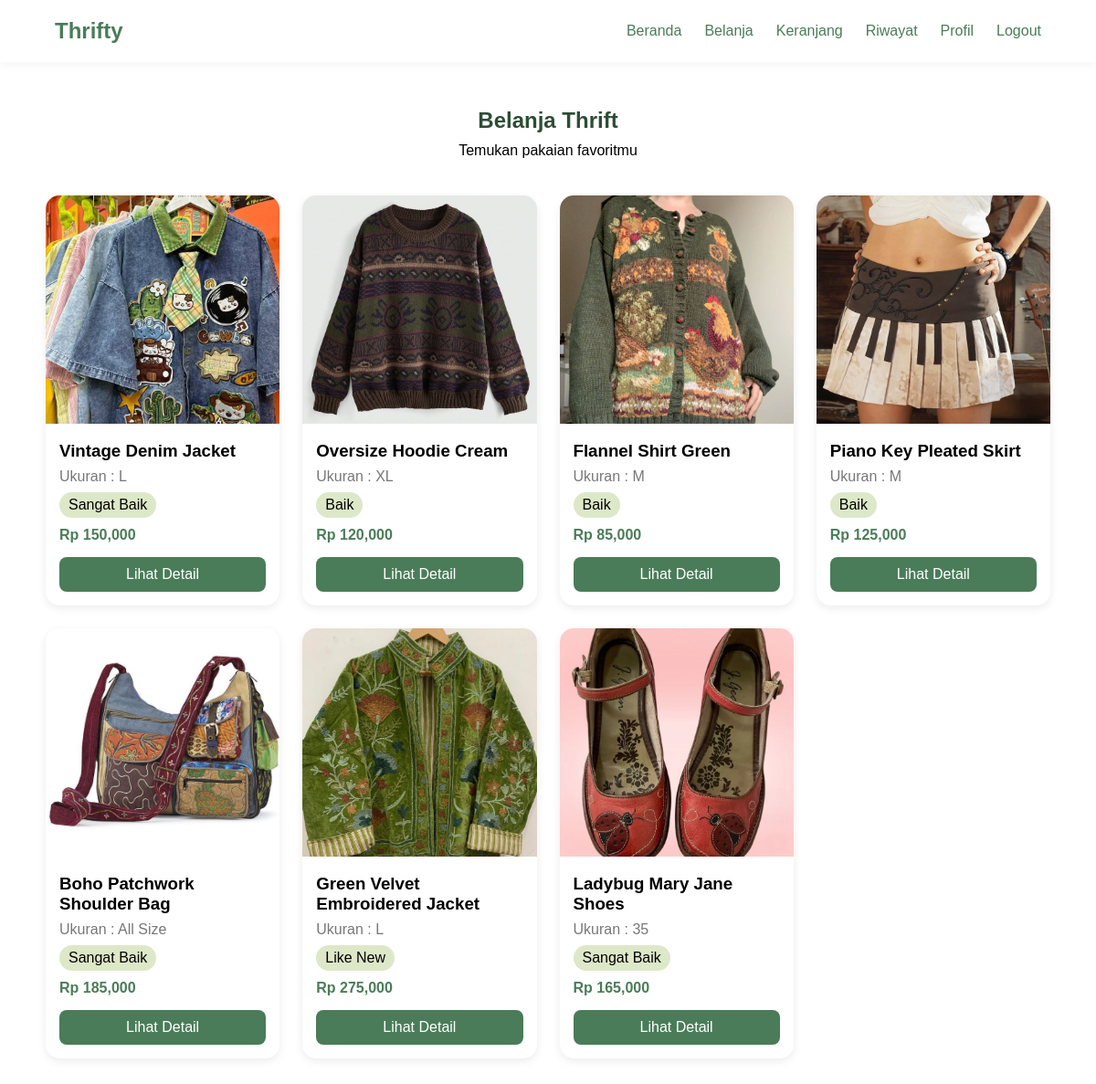
Screenshot of /index.php?page=produk (signed in) with the database file from the repository.
### tables this page shows
CREATE TABLE `produk` (
  `id_produk` int NOT NULL AUTO_INCREMENT,
  `nama_produk` varchar(100) NOT NULL,
  `harga` int NOT NULL,
  `ukuran` varchar(10) DEFAULT NULL,
  `kondisi` varchar(50) DEFAULT NULL,
  `deskripsi` text,
  `gambar` varchar(255) DEFAULT NULL,
  `stok` int DEFAULT '1',
  PRIMARY KEY (`id_produk`)
);

### app/controllers/ProductController.php (called while the page is built, shortened)
<?php
require_once 'app/models/Product.php';
class ProductController{
    public function index()
    {
        $model = new Product();
        $products = $model->getAll();
        include 'app/views/product/produk.php';
    }
}

### app/models/Product.php (called while the page is built, shortened)
<?php
require_once 'config/database.php';
class Product{
    private $conn;
    public function __construct()
    {
        global $conn;
        $this->conn = $conn;
    }
    public function getAll()
    {
        return mysqli_query(
            $this->conn,
            "SELECT * FROM produk
             WHERE stok > 0"
        );
    }
}

### app/views/product/produk.php (the view, shortened to what this page needs)
<!DOCTYPE html>
<html>
<head>
    <link rel="stylesheet" href="assets/css/global.css">
    <link rel="stylesheet" href="assets/css/produk.css">
</head>
<body>
<?php include 'app/views/layouts/navbar.php'; ?>
<section class="produk-page">
    <div class="page-title">
        <h1>Belanja Thrift</h1>
        <p>Temukan pakaian favoritmu</p>
    </div>
    <div class="produk-grid">
        <?php while($row = mysqli_fetch_assoc($products)) : ?>
        <div class="produk-card">
            <img
                src="assets/img/<?php echo $row['gambar']; ?>"
                alt=""
            >
            <div class="produk-body">
                <h3>
                    <?php echo $row['nama_produk']; ?>
                </h3>
                <p class="ukuran">
                    Ukuran :
                    <?php echo $row['ukuran']; ?>
                </p>
                <p class="kondisi">
                    <?php echo $row['kondisi']; ?>
                </p>
                <h4>
                    Rp
                    <?php echo number_format($row['harga']); ?>
                </h4>
                <a
                    href="index.php?page=detail&id=<?php echo $row['id_produk']; ?>"
                    class="btn-detail"
                >
                    Lihat Detail
                </a>
            </div>
        </div>
        <?php endwhile; ?>
    </div>
</section>
</body>
</html>

### index.php (shortened to what this page needs)
<?php
$page = $_GET['page'] ?? 'login';
switch($page){
    case 'produk':
        require_once 'app/controllers/ProductController.php';
        $controller = new ProductController();
        $controller->index();
        break;
}

### app/views/layouts/navbar.php
<nav class="navbar">
    <div class="logo">
        <h2>Thrifty</h2>
    </div>
    <ul>
        <li>
            <a href="index.php?page=beranda">
                Beranda
            </a>
        </li>
        <li>
            <a href="index.php?page=produk">
                Belanja
            </a>
        </li>
        <li>
            <a href="index.php?page=keranjang">
                Keranjang
            </a>
        </li>
        <li>
            <a href="index.php?page=riwayat">
                Riwayat
            </a>
        </li>
        <li>
            <a href="index.php?page=profil">
                Profil
            </a>
        </li>
        <li>
            <a href="index.php?page=logout">
                Logout
            </a>
        </li>
    </ul>
</nav>

### assets/css/global.css (style rules this page uses)
* { margin:0; padding:0; box-sizing:border-box; font-family:'Poppins',sans-serif; }
body { background:#fff; }
a { text-decoration:none; color:#4A7C59; }
.navbar { display:flex; justify-content:space-between; align-items:center; padding:20px 60px; background:white; box-shadow:0 2px 10px rgba(0,0,0,.05); }
.navbar ul { list-style:none; display:flex; gap:25px; }
.logo { color:#4A7C59; }

### assets/css/produk.css (style rules this page uses)
.produk-page { padding:50px; }
.page-title { text-align:center; margin-bottom:40px; }
.page-title h1 { color:#2D4D35; margin-bottom:10px; }
.produk-grid { display:grid; grid-template-columns:repeat(4,1fr); gap:25px; }
.produk-card { background:white; border-radius:15px; overflow:hidden; box-shadow:0 3px 10px rgba(0,0,0,.08); }
.produk-card img { width:100%; height:250px; object-fit:cover; }
.produk-body { padding:15px; }
.ukuran { color:#777; margin:8px 0; }
.kondisi { display:inline-block; background:#DDE8C8; padding:5px 10px; border-radius:20px; margin-bottom:10px; }
.produk-body h4 { color:#4A7C59; margin-bottom:15px; }
.btn-detail { display:block; text-align:center; background:#4A7C59; color:white; padding:10px; border-radius:8px; }

### rows the page displays
produk: gambar (picture), nama_produk "Vintage Denim Jacket", ukuran "L", kondisi "Sangat Baik", harga "150,000"
produk: gambar (picture), nama_produk "Oversize Hoodie Cream", ukuran "XL", kondisi "Baik", harga "120,000"
produk: gambar (picture), nama_produk "Flannel Shirt Green", ukuran "M", kondisi "Baik", harga "85,000"
produk: gambar (picture), nama_produk "Piano Key Pleated Skirt", ukuran "M", kondisi "Baik", harga "125,000"
produk: gambar (picture), nama_produk "Boho Patchwork Shoulder Bag", ukuran "All Size", kondisi "Sangat Baik", harga "185,000"
produk: gambar (picture), nama_produk "Green Velvet Embroidered Jacket", ukuran "L", kondisi "Like New", harga "275,000"
produk: gambar (picture), nama_produk "Ladybug Mary Jane Shoes", ukuran "35", kondisi "Sangat Baik", harga "165,000"
